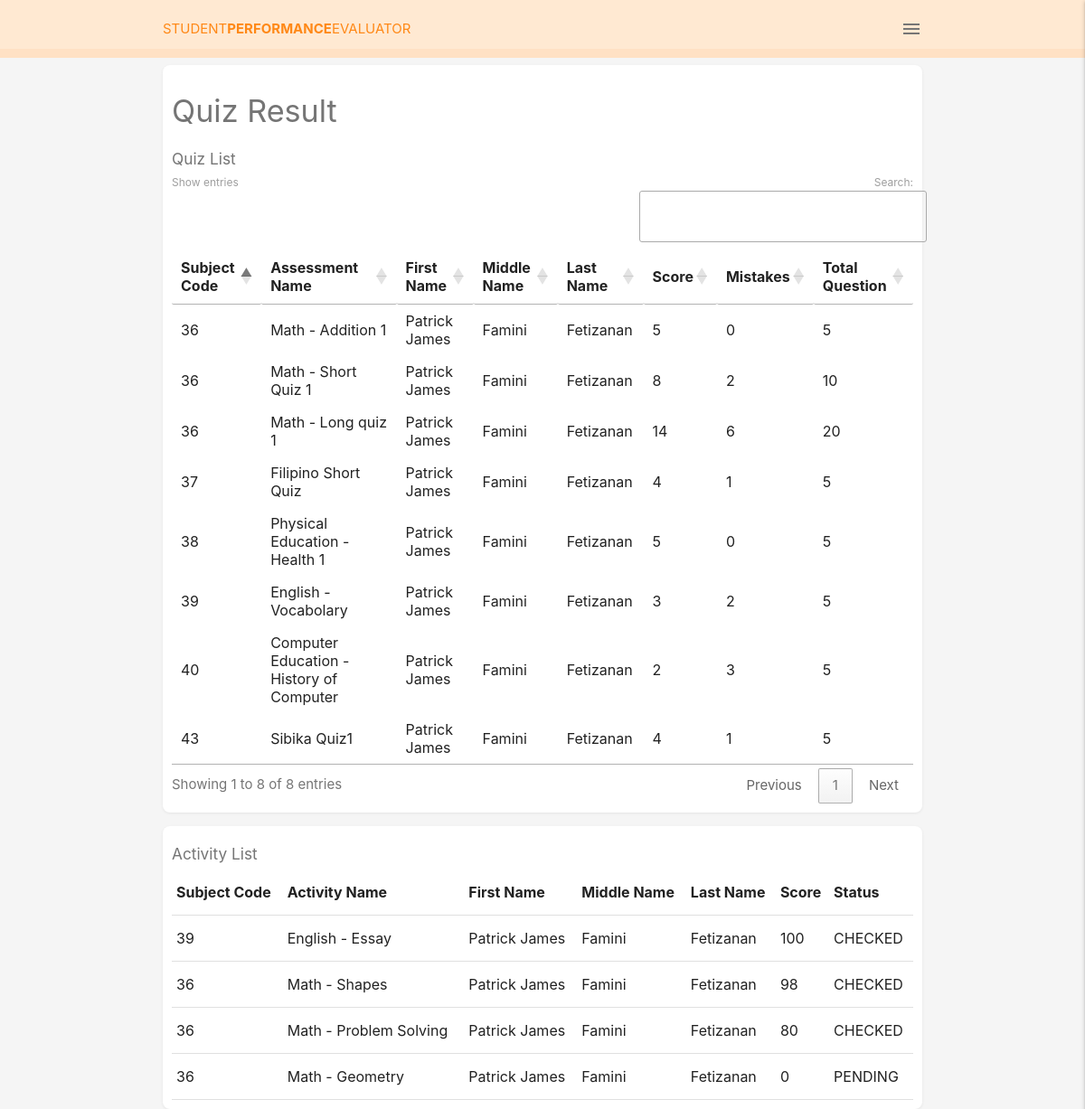
/page/p_result.php (signed in), run on the app's committed database.
### tables this page shows
CREATE TABLE `history` (
  `h_id` int(5) NOT NULL,
  `f_user_id` int(8) NOT NULL,
  `f_ass_id` int(10) NOT NULL,
  `score` int(50) NOT NULL,
  `mistakes` int(5) NOT NULL
);

CREATE TABLE `assessment` (
  `ass_id` int(10) NOT NULL,
  `fk_fac_id` int(11) NOT NULL,
  `f_sub` int(4) NOT NULL,
  `ass_name` varchar(100) NOT NULL,
  `ass_due_date` date NOT NULL,
  `Total_q` int(20) NOT NULL,
  `status` varchar(50) NOT NULL DEFAULT 'No question'
);

CREATE TABLE `user` (
  `user_id` int(8) NOT NULL,
  `username` varchar(50) DEFAULT NULL,
  `user_pass` varchar(50) DEFAULT NULL,
  `user_type` varchar(50) NOT NULL,
  `user_fname` varchar(50) NOT NULL,
  `user_mname` varchar(50) NOT NULL,
  `user_lname` varchar(50) NOT NULL,
  `user_email` varchar(50) NOT NULL
);

CREATE TABLE `act_history` (
  `act_his_id` int(10) NOT NULL,
  `fuser_id` int(8) NOT NULL,
  `f_act_id` int(10) NOT NULL,
  `file_name1` text NOT NULL,
  `file_new_name` text NOT NULL,
  `score` int(10) NOT NULL,
  `status1` enum('PENDING','CHECKED','','') NOT NULL DEFAULT 'PENDING'
);

CREATE TABLE `activity` (
  `act_id` int(10) NOT NULL,
  `fr_fac_id` int(11) NOT NULL,
  `fr_sub` int(4) NOT NULL,
  `act_title` varchar(100) NOT NULL,
  `act_d_date` date NOT NULL,
  `status` enum('No instructions','Instruction ready','','') NOT NULL DEFAULT 'No instructions'
);

### page/p_result.php (the view, shortened to what this page needs)
<html lang="en">
<head>
    <link type="text/css" href="/Student eval/css/materialize.min.css" rel="stylesheet">
    <link type="text/css" href="/Student eval/css/style.css" rel="stylesheet">
		<link rel="stylesheet" type="text/css" href="https://cdn.datatables.net/1.11.3/css/jquery.dataTables.css">
</head>
<body class="grey lighten-4">
  <nav class="z-depth-0">
    <div class="nav-wrapper container">
      <a href="/Student eval/page/p_home.php">Student<span>Performance</span>Evaluator</a>
      <span class="right grey-text text-darken-1">
        <i class="material-icons sidenav-trigger" data-target="side-menu">menu</i>
      </span>
    </div>
  </nav>
  <div class="recipes container grey-text text-darken-1">
    <div class="card-panel recipe1 white row">
			<div>
				<h4>Quiz Result</h4>
			</div>
			<br>
			<div class="box-table">
					<h6> Quiz List </h6>
						<table  class="responsive-table" id="student-table">
							<thead>
								<tr>
									<th>
									Subject Code
									</th>
									<th>Assessment Name</th>
									<th>First Name</th>
									<th>Middle Name</th>
									<th>Last Name</th>
									<th>Score</th>
									<th>Mistakes</th>
									<th>Total Question</th>
								</tr>
							</thead>
							<tbody>
								<?php
								$conn = OpenCon();
								$par = $_SESSION["user_id"];
								$sql = "SELECT f_stud_id FROM parent WHERE fkuser_id_par = '$par'";
								$result = $conn->query($sql);
								if ($result->num_rows > 0) {
									while ($row = $result->fetch_assoc()) {
										$stud_id=$row['f_stud_id']; }
								}
								$sql = "SELECT assessment.f_sub, assessment.ass_name, user.user_fname, user.user_mname, user_lname, score, mistakes, assessment.Total_q  FROM history LEFT JOIN assessment ON history.f_ass_id = assessment.ass_id LEFT JOIN user ON history.f_user_id = user.user_id WHERE f_user_id = '$stud_id'";
								$result = $conn->query($sql);
								if ($result->num_rows > 0) {
									while ($row = $result->fetch_assoc()) {
										echo "<tr row_id='" . $row["f_sub"] . "'><td>" . $row["f_sub"] . "</td><td>" . $row["ass_name"] . "</td></td>" . "<td>" . $row["user_fname"] . "</td></td>". "<td>" . $row["user_mname"] . "</td></td>". "<td>" . $row["user_lname"] . "</td></td>". "<td>" . $row["score"] . "</td></td>" . "<td>" . $row["mistakes"] . "</td></td>". "<td>" . $row["Total_q"] . "</td></td>";
									}
									echo "</table";
								} else {
									echo "0 results";
								}
								?>
							</tbody>
				</div>
    </div>
</div>
<div class="recipes container grey-text text-darken-1">
	<div class="card-panel recipe1 white row">
			<div class="box-table">
					<h6> Activity List </h6>
						<table  class="responsive-table" id="student-table">
							<thead>
								<tr>
									<th>
									Subject Code
									</th>
									<th>Activity Name</th>
									<th>First Name</th>
									<th>Middle Name</th>
									<th>Last Name</th>
									<th>Score</th>
									<th>Status</th>
								</tr>
							</thead>
							<tbody>
								<?php
								$conn = OpenCon();
								$par = $_SESSION["user_id"];
								$sql = "SELECT f_stud_id FROM parent WHERE fkuser_id_par = '$par'";
								$result1 = $conn->query($sql);
								if ($result1->num_rows > 0) {
									while ($row = $result1->fetch_assoc()) {
										$stud_id=$row['f_stud_id'];
									}
								}
								$sql = "SELECT activity.act_id, activity.fr_sub, activity.act_title, user.user_fname, user.user_mname, user_lname, score, status1 FROM act_history LEFT JOIN activity ON act_history.f_act_id = activity.act_id LEFT JOIN user ON act_history.fuser_id = user.user_id WHERE fuser_id = '$stud_id'";
								$result = $conn->query($sql);
								if ($result->num_rows > 0) {
									while ($row = $result->fetch_assoc()) {
										echo "<tr row_id='" . $row["act_id"] . "'><td>" . $row["fr_sub"] . "</td><td>" . $row["act_title"] . "</td></td>" . "<td>" . $row["user_fname"] . "</td></td>". "<td>" . $row["user_mname"] . "</td></td>". "<td>" . $row["user_lname"] . "</td></td>". "<td>" . $row["score"] . "</td></td>" . "<td>" . $row["status1"] . "</td></td>";
									}
									echo "</table";
								} else {
									echo "0 results";
								}
								?>
							</tbody>
				</div>
	</div>
	</div>
</body>
</html>

### css/style.css (style rules this page uses)
body { margin:0; padding: 0; overflow: auto; height: 100%; }
:root { --primary: #FFE9D2; --secondary: #FFE1C4; --title: #FF8816; }
nav { background: var(--primary); border-bottom: 10px solid var(--secondary); }
nav a { text-transform: uppercase; color: var(--title); }
nav a span { font-weight: bold; }
nav .sidenav-trigger { margin: 0; }

### page/p_result.php (style rules this page uses)
.card-panel.recipe1 { border-radius: 8px; padding: 10px; box-shadow: 0px 1px 3px rgba(90,90,90,0.1); display: grid; grid-template-columns: 2fr; grid-template-rows: 2fr; grid-template-areas: "image details delete"; }

### data on the page
history: f_ass.f_sub "36", f_ass.ass_name "Math - Addition 1", user.user_fname "Patrick James", user.user_mname "Famini", user.user_lname "Fetizanan", score "5", mistakes "0", f_ass.Total_q "5"
history: f_ass.f_sub "36", f_ass.ass_name "Math - Short Quiz 1", user.user_fname "Patrick James", user.user_mname "Famini", user.user_lname "Fetizanan", score "8", mistakes "2", f_ass.Total_q "10"
history: f_ass.f_sub "36", f_ass.ass_name "Math - Long quiz 1", user.user_fname "Patrick James", user.user_mname "Famini", user.user_lname "Fetizanan", score "14", mistakes "6", f_ass.Total_q "20"
history: f_ass.f_sub "37", f_ass.ass_name "Filipino Short Quiz", user.user_fname "Patrick James", user.user_mname "Famini", user.user_lname "Fetizanan", score "4", mistakes "1", f_ass.Total_q "5"
history: f_ass.f_sub "39", f_ass.ass_name "English -Vocabolary", user.user_fname "Patrick James", user.user_mname "Famini", user.user_lname "Fetizanan", score "3", mistakes "2", f_ass.Total_q "5"
history: f_ass.f_sub "38", f_ass.ass_name "Physical Education - Health 1", user.user_fname "Patrick James", user.user_mname "Famini", user.user_lname "Fetizanan", score "5", mistakes "0", f_ass.Total_q "5"
history: f_ass.f_sub "40", f_ass.ass_name "Computer Education - History of Computer", user.user_fname "Patrick James", user.user_mname "Famini", user.user_lname "Fetizanan", score "2", mistakes "3", f_ass.Total_q "5"
history: f_ass.f_sub "43", f_ass.ass_name "Sibika Quiz1", user.user_fname "Patrick James", user.user_mname "Famini", user.user_lname "Fetizanan", score "4", mistakes "1", f_ass.Total_q "5"
act_history: f_act.fr_sub "39", f_act.act_title "English - Essay", fuser.user_fname "Patrick James", fuser.user_mname "Famini", fuser.user_lname "Fetizanan", score "100", status1 "CHECKED"
act_history: f_act.fr_sub "36", f_act.act_title "Math - Shapes", fuser.user_fname "Patrick James", fuser.user_mname "Famini", fuser.user_lname "Fetizanan", score "98", status1 "CHECKED"
act_history: f_act.fr_sub "36", f_act.act_title "Math - Problem Solving", fuser.user_fname "Patrick James", fuser.user_mname "Famini", fuser.user_lname "Fetizanan", score "80", status1 "CHECKED"
act_history: f_act.fr_sub "36", f_act.act_title "Math - Geometry", fuser.user_fname "Patrick James", fuser.user_mname "Famini", fuser.user_lname "Fetizanan", score "0", status1 "PENDING"
